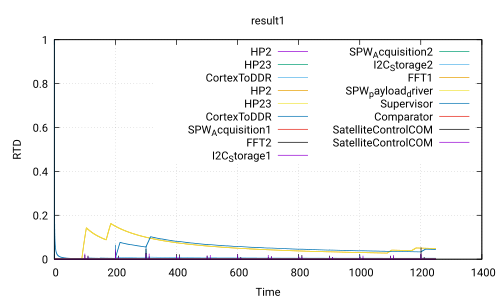

This chart was generated by the following gnuplot code:
 set title 'result1'
 set ylabel 'RTD'
 set xlabel 'Time'
 set grid
 set term pdf
 set output 'Use_case_DoubleCamera_Safety.ATIPPIC.executable300.0_80.0.pdf'
 plot 'Use_case_DoubleCamera_Safety.ATIPPIC.executable300.0_80.0.csv' using 1:2 with lines title 'HP2','Use_case_DoubleCamera_Safety.ATIPPIC.executable300.0_80.0.csv' using 1:3 with lines title 'HP23','Use_case_DoubleCamera_Safety.ATIPPIC.executable300.0_80.0.csv' using 1:4 with lines title 'CortexToDDR','Use_case_DoubleCamera_Safety.ATIPPIC.executable300.0_80.0.csv' using 1:5 with lines title 'HP2','Use_case_DoubleCamera_Safety.ATIPPIC.executable300.0_80.0.csv' using 1:6 with lines title 'HP23','Use_case_DoubleCamera_Safety.ATIPPIC.executable300.0_80.0.csv' using 1:7 with lines title 'CortexToDDR','Use_case_DoubleCamera_Safety.ATIPPIC.executable300.0_80.0.csv' using 1:8 with lines title 'SPW_Acquisition1','Use_case_DoubleCamera_Safety.ATIPPIC.executable300.0_80.0.csv' using 1:9 with lines title 'FFT2','Use_case_DoubleCamera_Safety.ATIPPIC.executable300.0_80.0.csv' using 1:10 with lines title 'I2C_Storage1','Use_case_DoubleCamera_Safety.ATIPPIC.executable300.0_80.0.csv' using 1:11 with lines title 'SPW_Acquisition2','Use_case_DoubleCamera_Safety.ATIPPIC.executable300.0_80.0.csv' using 1:12 with lines title 'I2C_Storage2','Use_case_DoubleCamera_Safety.ATIPPIC.executable300.0_80.0.csv' using 1:13 with lines title 'FFT1','Use_case_DoubleCamera_Safety.ATIPPIC.executable300.0_80.0.csv' using 1:14 with lines title 'SPW_payload_driver','Use_case_DoubleCamera_Safety.ATIPPIC.executable300.0_80.0.csv' using 1:15 with lines title 'Supervisor','Use_case_DoubleCamera_Safety.ATIPPIC.executable300.0_80.0.csv' using 1:16 with lines title 'Comparator','Use_case_DoubleCamera_Safety.ATIPPIC.executable300.0_80.0.csv' using 1:17 with lines title 'SatelliteControlCOM','Use_case_DoubleCamera_Safety.ATIPPIC.executable300.0_80.0.csv' using 1:18 with lines title 'SatelliteControlCOM'
